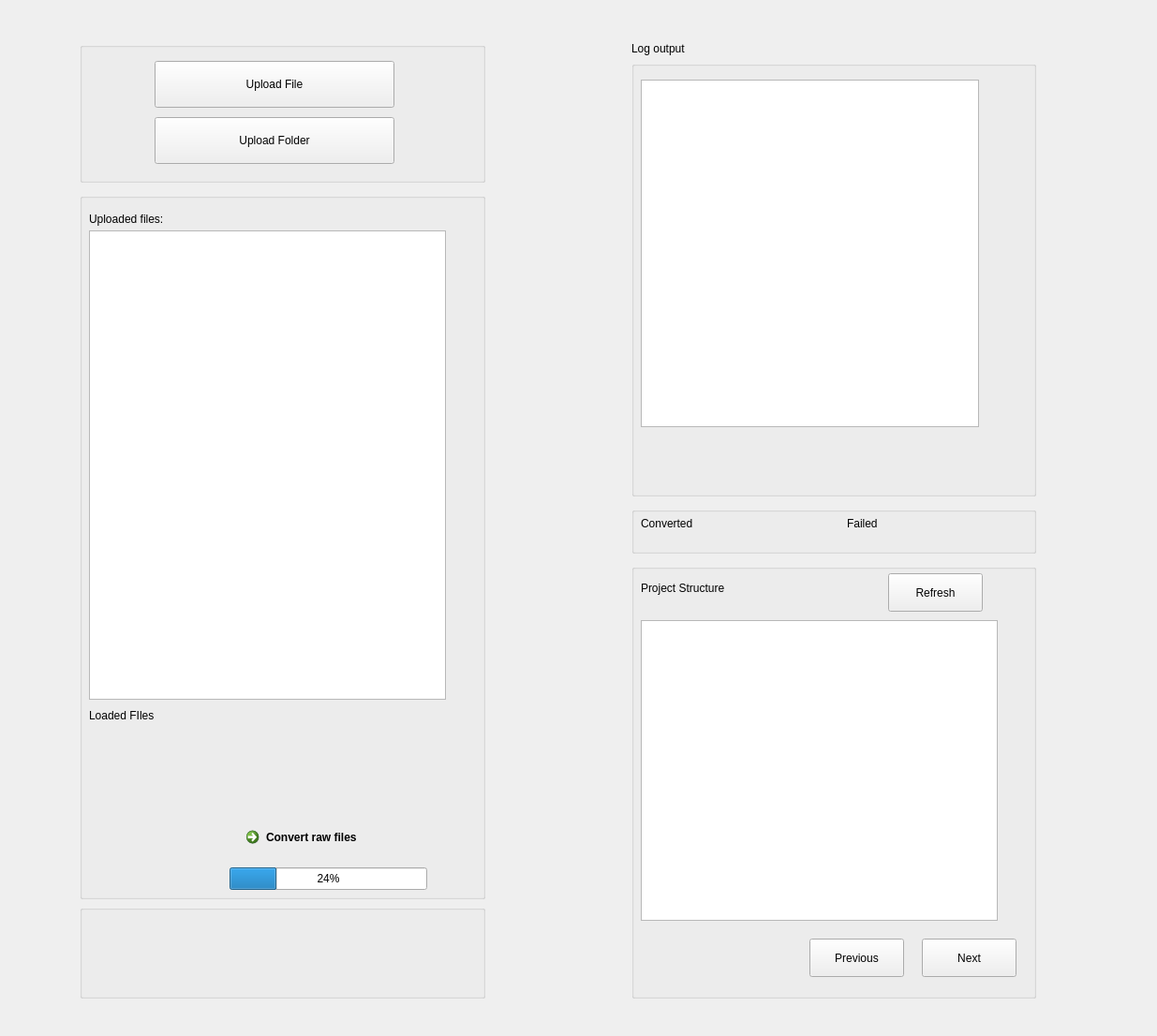
<?xml version="1.0" encoding="UTF-8"?>
<ui version="4.0">
 <class>Form</class>
 <widget class="QWidget" name="Form">
  <property name="geometry">
   <rect>
    <x>0</x>
    <y>0</y>
    <width>1235</width>
    <height>1106</height>
   </rect>
  </property>
  <property name="windowTitle">
   <string>Form</string>
  </property>
  <property name="windowOpacity">
   <double>0.000000000000000</double>
  </property>
  <property name="layoutDirection">
   <enum>Qt::LeftToRight</enum>
  </property>
  <property name="autoFillBackground">
   <bool>false</bool>
  </property>
  <widget class="QWidget" name="horizontalLayoutWidget_2">
   <property name="geometry">
    <rect>
     <x>60</x>
     <y>40</y>
     <width>1071</width>
     <height>1031</height>
    </rect>
   </property>
   <layout class="QHBoxLayout" name="horizontalLayout" stretch="1,0,1">
    <property name="spacing">
     <number>6</number>
    </property>
    <property name="sizeConstraint">
     <enum>QLayout::SetNoConstraint</enum>
    </property>
    <property name="leftMargin">
     <number>25</number>
    </property>
    <property name="topMargin">
     <number>5</number>
    </property>
    <property name="rightMargin">
     <number>25</number>
    </property>
    <property name="bottomMargin">
     <number>5</number>
    </property>
    <item>
     <layout class="QVBoxLayout" name="verticalLayout">
      <item>
       <widget class="QGroupBox" name="groupBox">
        <property name="sizePolicy">
         <sizepolicy hsizetype="Expanding" vsizetype="Fixed">
          <horstretch>0</horstretch>
          <verstretch>0</verstretch>
         </sizepolicy>
        </property>
        <property name="maximumSize">
         <size>
          <width>900</width>
          <height>150</height>
         </size>
        </property>
        <property name="title">
         <string/>
        </property>
        <widget class="QPushButton" name="load_single_btn">
         <property name="geometry">
          <rect>
           <x>80</x>
           <y>20</y>
           <width>256</width>
           <height>50</height>
          </rect>
         </property>
         <property name="text">
          <string>Upload File</string>
         </property>
        </widget>
        <widget class="QPushButton" name="load_folder_btn">
         <property name="geometry">
          <rect>
           <x>80</x>
           <y>80</y>
           <width>256</width>
           <height>50</height>
          </rect>
         </property>
         <property name="text">
          <string>Upload Folder</string>
         </property>
        </widget>
       </widget>
      </item>
      <item>
       <spacer name="verticalSpacer_2">
        <property name="orientation">
         <enum>Qt::Vertical</enum>
        </property>
        <property name="sizeType">
         <enum>QSizePolicy::Fixed</enum>
        </property>
        <property name="sizeHint" stdset="0">
         <size>
          <width>20</width>
          <height>5</height>
         </size>
        </property>
       </spacer>
      </item>
      <item>
       <widget class="QGroupBox" name="groupBox_3">
        <property name="title">
         <string/>
        </property>
        <widget class="QListView" name="list_view_convert">
         <property name="geometry">
          <rect>
           <x>10</x>
           <y>40</y>
           <width>381</width>
           <height>501</height>
          </rect>
         </property>
         <property name="sizePolicy">
          <sizepolicy hsizetype="Expanding" vsizetype="Fixed">
           <horstretch>0</horstretch>
           <verstretch>0</verstretch>
          </sizepolicy>
         </property>
         <property name="maximumSize">
          <size>
           <width>900</width>
           <height>900</height>
          </size>
         </property>
        </widget>
        <widget class="QLabel" name="raw_list_widget_title">
         <property name="geometry">
          <rect>
           <x>10</x>
           <y>20</y>
           <width>181</width>
           <height>16</height>
          </rect>
         </property>
         <property name="sizePolicy">
          <sizepolicy hsizetype="Fixed" vsizetype="Fixed">
           <horstretch>0</horstretch>
           <verstretch>0</verstretch>
          </sizepolicy>
         </property>
         <property name="text">
          <string>Uploaded files:</string>
         </property>
        </widget>
        <widget class="QLabel" name="loaded_files_label">
         <property name="geometry">
          <rect>
           <x>10</x>
           <y>550</y>
           <width>181</width>
           <height>16</height>
          </rect>
         </property>
         <property name="sizePolicy">
          <sizepolicy hsizetype="Fixed" vsizetype="Fixed">
           <horstretch>0</horstretch>
           <verstretch>0</verstretch>
          </sizepolicy>
         </property>
         <property name="text">
          <string>Loaded FIles </string>
         </property>
        </widget>
        <widget class="QProgressBar" name="progressBar">
         <property name="geometry">
          <rect>
           <x>160</x>
           <y>720</y>
           <width>211</width>
           <height>24</height>
          </rect>
         </property>
         <property name="value">
          <number>24</number>
         </property>
        </widget>
        <widget class="QCommandLinkButton" name="convert">
         <property name="geometry">
          <rect>
           <x>170</x>
           <y>670</y>
           <width>181</width>
           <height>41</height>
          </rect>
         </property>
         <property name="sizePolicy">
          <sizepolicy hsizetype="Fixed" vsizetype="Fixed">
           <horstretch>0</horstretch>
           <verstretch>0</verstretch>
          </sizepolicy>
         </property>
         <property name="cursor">
          <cursorShape>ArrowCursor</cursorShape>
         </property>
         <property name="text">
          <string>Convert raw files</string>
         </property>
         <property name="checkable">
          <bool>false</bool>
         </property>
        </widget>
       </widget>
      </item>
      <item>
       <widget class="QGroupBox" name="groupBox_4">
        <property name="sizePolicy">
         <sizepolicy hsizetype="Expanding" vsizetype="Fixed">
          <horstretch>0</horstretch>
          <verstretch>0</verstretch>
         </sizepolicy>
        </property>
        <property name="maximumSize">
         <size>
          <width>1990</width>
          <height>100</height>
         </size>
        </property>
        <property name="title">
         <string/>
        </property>
       </widget>
      </item>
     </layout>
    </item>
    <item>
     <spacer name="horizontalSpacer_2">
      <property name="orientation">
       <enum>Qt::Horizontal</enum>
      </property>
      <property name="sizeType">
       <enum>QSizePolicy::Fixed</enum>
      </property>
      <property name="sizeHint" stdset="0">
       <size>
        <width>150</width>
        <height>20</height>
       </size>
      </property>
     </spacer>
    </item>
    <item>
     <layout class="QVBoxLayout" name="verticalLayout_2">
      <item>
       <widget class="QLabel" name="label_list_widget_right">
        <property name="sizePolicy">
         <sizepolicy hsizetype="Fixed" vsizetype="Fixed">
          <horstretch>0</horstretch>
          <verstretch>0</verstretch>
         </sizepolicy>
        </property>
        <property name="text">
         <string>Log output</string>
        </property>
       </widget>
      </item>
      <item>
       <widget class="QGroupBox" name="groupBox_6">
        <property name="title">
         <string/>
        </property>
        <widget class="QListView" name="list_view_log">
         <property name="geometry">
          <rect>
           <x>10</x>
           <y>20</y>
           <width>361</width>
           <height>371</height>
          </rect>
         </property>
         <property name="sizePolicy">
          <sizepolicy hsizetype="Expanding" vsizetype="Fixed">
           <horstretch>0</horstretch>
           <verstretch>0</verstretch>
          </sizepolicy>
         </property>
         <property name="maximumSize">
          <size>
           <width>16777215</width>
           <height>900</height>
          </size>
         </property>
        </widget>
       </widget>
      </item>
      <item>
       <spacer name="verticalSpacer_4">
        <property name="orientation">
         <enum>Qt::Vertical</enum>
        </property>
        <property name="sizeType">
         <enum>QSizePolicy::Fixed</enum>
        </property>
        <property name="sizeHint" stdset="0">
         <size>
          <width>20</width>
          <height>5</height>
         </size>
        </property>
       </spacer>
      </item>
      <item>
       <widget class="QGroupBox" name="groupBox_5">
        <property name="sizePolicy">
         <sizepolicy hsizetype="Expanding" vsizetype="Fixed">
          <horstretch>0</horstretch>
          <verstretch>0</verstretch>
         </sizepolicy>
        </property>
        <property name="maximumSize">
         <size>
          <width>999</width>
          <height>50</height>
         </size>
        </property>
        <property name="title">
         <string/>
        </property>
        <widget class="QLabel" name="label_failed">
         <property name="geometry">
          <rect>
           <x>230</x>
           <y>10</y>
           <width>131</width>
           <height>16</height>
          </rect>
         </property>
         <property name="sizePolicy">
          <sizepolicy hsizetype="Fixed" vsizetype="Fixed">
           <horstretch>0</horstretch>
           <verstretch>0</verstretch>
          </sizepolicy>
         </property>
         <property name="text">
          <string>Failed</string>
         </property>
        </widget>
        <widget class="QLabel" name="label_converted">
         <property name="geometry">
          <rect>
           <x>10</x>
           <y>10</y>
           <width>151</width>
           <height>16</height>
          </rect>
         </property>
         <property name="sizePolicy">
          <sizepolicy hsizetype="Fixed" vsizetype="Fixed">
           <horstretch>0</horstretch>
           <verstretch>0</verstretch>
          </sizepolicy>
         </property>
         <property name="text">
          <string>Converted</string>
         </property>
        </widget>
       </widget>
      </item>
      <item>
       <spacer name="verticalSpacer_3">
        <property name="orientation">
         <enum>Qt::Vertical</enum>
        </property>
        <property name="sizeType">
         <enum>QSizePolicy::Fixed</enum>
        </property>
        <property name="sizeHint" stdset="0">
         <size>
          <width>20</width>
          <height>5</height>
         </size>
        </property>
       </spacer>
      </item>
      <item>
       <widget class="QGroupBox" name="groupBox_2">
        <property name="sizePolicy">
         <sizepolicy hsizetype="Expanding" vsizetype="Preferred">
          <horstretch>0</horstretch>
          <verstretch>0</verstretch>
         </sizepolicy>
        </property>
        <property name="title">
         <string/>
        </property>
        <widget class="TreeView" name="treeView">
         <property name="geometry">
          <rect>
           <x>10</x>
           <y>60</y>
           <width>381</width>
           <height>321</height>
          </rect>
         </property>
         <property name="sizePolicy">
          <sizepolicy hsizetype="Expanding" vsizetype="Expanding">
           <horstretch>0</horstretch>
           <verstretch>0</verstretch>
          </sizepolicy>
         </property>
         <property name="maximumSize">
          <size>
           <width>500</width>
           <height>1255</height>
          </size>
         </property>
        </widget>
        <widget class="QLabel" name="project_structure_tree">
         <property name="geometry">
          <rect>
           <x>10</x>
           <y>18</y>
           <width>171</width>
           <height>16</height>
          </rect>
         </property>
         <property name="sizePolicy">
          <sizepolicy hsizetype="Fixed" vsizetype="Fixed">
           <horstretch>0</horstretch>
           <verstretch>0</verstretch>
          </sizepolicy>
         </property>
         <property name="text">
          <string>Project Structure</string>
         </property>
        </widget>
        <widget class="QPushButton" name="refresh_btn">
         <property name="geometry">
          <rect>
           <x>274</x>
           <y>10</y>
           <width>101</width>
           <height>41</height>
          </rect>
         </property>
         <property name="text">
          <string>Refresh</string>
         </property>
        </widget>
        <widget class="QPushButton" name="next_btn">
         <property name="geometry">
          <rect>
           <x>310</x>
           <y>400</y>
           <width>101</width>
           <height>41</height>
          </rect>
         </property>
         <property name="text">
          <string>Next</string>
         </property>
         <property name="shortcut">
          <string>D</string>
         </property>
        </widget>
        <widget class="QPushButton" name="previous_btn">
         <property name="geometry">
          <rect>
           <x>190</x>
           <y>400</y>
           <width>101</width>
           <height>41</height>
          </rect>
         </property>
         <property name="text">
          <string>Previous</string>
         </property>
         <property name="shortcut">
          <string>A</string>
         </property>
        </widget>
       </widget>
      </item>
     </layout>
    </item>
   </layout>
  </widget>
 </widget>
 <customwidgets>
  <customwidget>
   <class>TreeView</class>
   <extends>QTreeView</extends>
   <header location="global">home</header>
  </customwidget>
 </customwidgets>
 <resources/>
 <connections/>
</ui>
